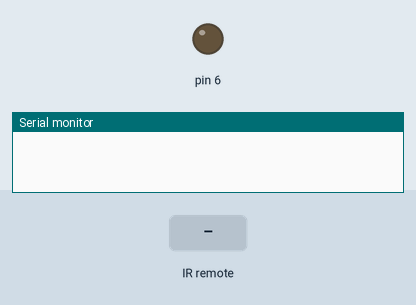
Bench run of a sketch on a simulated Arduino Uno, built with avr-gcc and run on an emulated ATmega328P. Shown: output pins drawn as LEDs (lit = HIGH), the last lines printed to the serial monitor. The test bench sets the inputs (shaded band).

Above: at 1.2 s.
1.3 s: infrared code 0xFF30CF received
At 1.8 s:
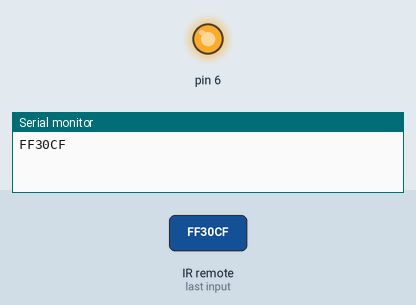
Timing chart, 0 to 4.3 s (numbered marks = the images above; inputs shaded):
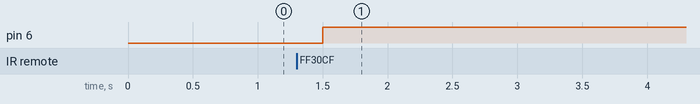

Measured:
- after the input at 1.3 s, pin 6: LOW → HIGH after 0.20 s

The sketch:

RC_LED.ino
```cpp
#include <IRremote.h>

IRrecv myone(7);
decode_results myresult;

void setup() {
  myone.enableIRIn();
  pinMode(6, OUTPUT);
  Serial.begin(9600);
}

void loop() {
  if(myone.decode(&myresult)){
    Serial.println(myresult.value, HEX);

    if(myresult.value == 0xFF30CF){
      digitalWrite(6, HIGH);
    } else{
      digitalWrite(6, LOW);
    }
    myone.resume();
  }
  delay(300);
}
```
